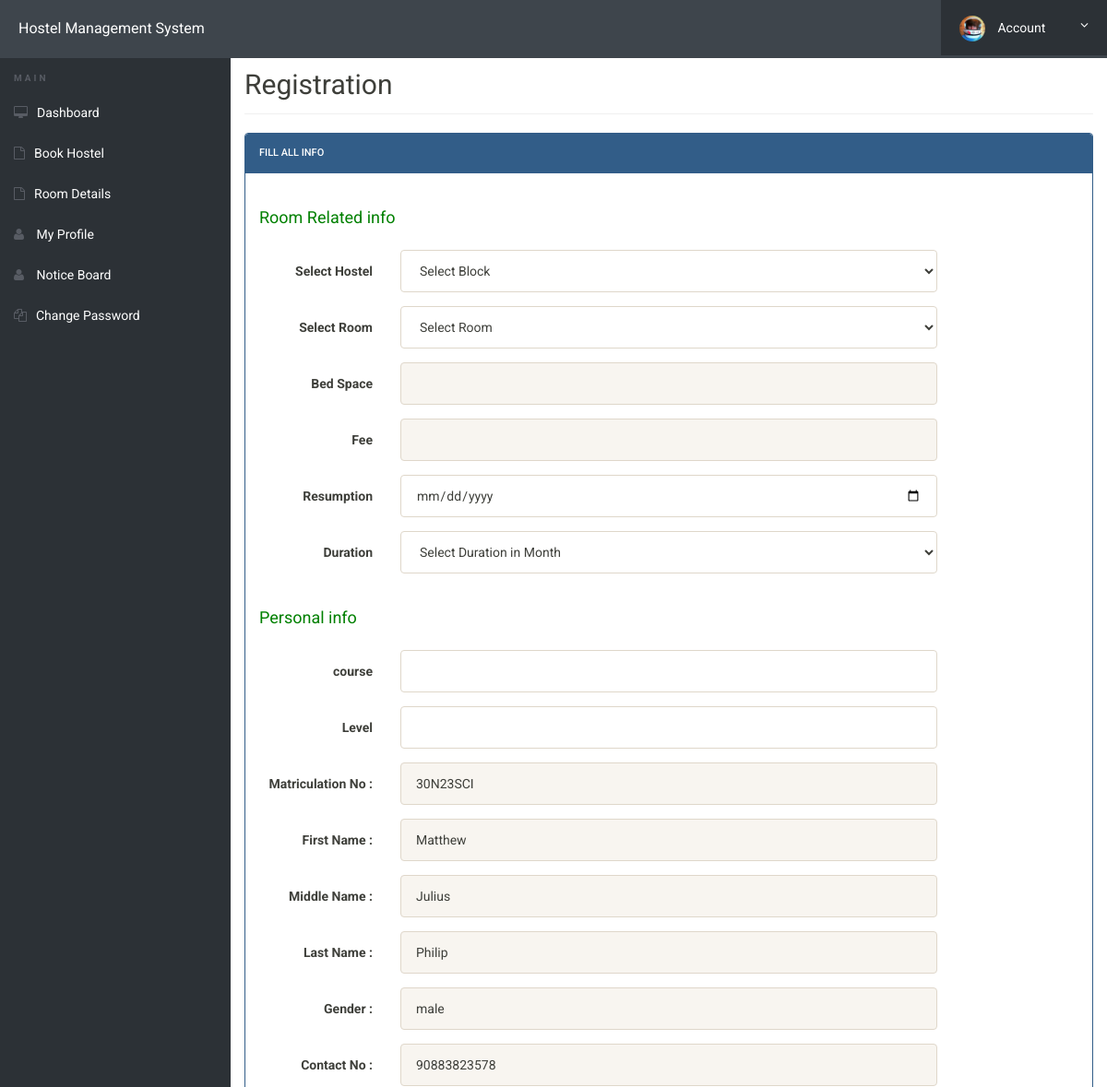
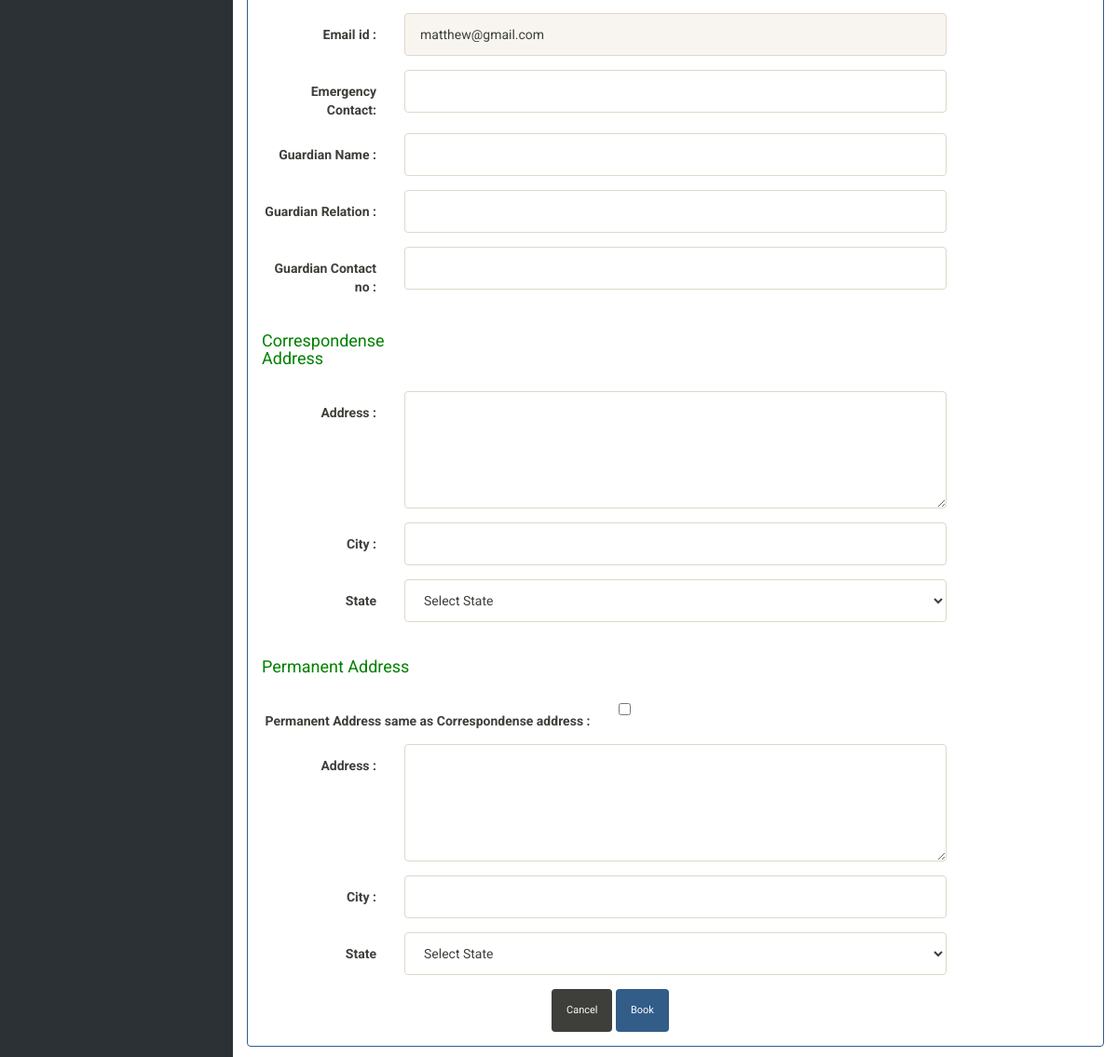
The page /hostel/book-hostel.php (signed in) on the database its author committed (2 pictures, top to bottom).
### tables this page shows
CREATE TABLE `userregistration` (
  `id` int(11) NOT NULL,
  `regNo` varchar(255) DEFAULT NULL,
  `firstName` varchar(255) DEFAULT NULL,
  `middleName` varchar(255) DEFAULT NULL,
  `lastName` varchar(255) DEFAULT NULL,
  `gender` varchar(255) DEFAULT NULL,
  `contactNo` bigint(20) DEFAULT NULL,
  `email` varchar(255) DEFAULT NULL,
  `password` varchar(255) DEFAULT NULL,
  `regDate` timestamp NULL DEFAULT current_timestamp(),
  `updationDate` varchar(45) DEFAULT NULL,
  `passUdateDate` varchar(45) DEFAULT NULL
);

### hostel/book-hostel.php (the view, shortened to what this page needs)
<?php
include('includes/config.php');
?>
<!doctype html>
<html lang="en" class="no-js">
<head>
	<link rel="stylesheet" href="css/font-awesome.min.css">
	<link rel="stylesheet" href="css/bootstrap.min.css">
	<link rel="stylesheet" href="css/dataTables.bootstrap.min.css">>
	<link rel="stylesheet" href="css/bootstrap-social.css">
	<link rel="stylesheet" href="css/bootstrap-select.css">
	<link rel="stylesheet" href="css/fileinput.min.css">
	<link rel="stylesheet" href="css/awesome-bootstrap-checkbox.css">
	<link rel="stylesheet" href="css/style.css">
</head>
<body>
	<?php include('includes/header.php');?>
	<div class="ts-main-content">
		<?php include('includes/sidebar.php');?>
		<div class="content-wrapper">
			<div class="container-fluid">
				<div class="row">
					<div class="col-md-12">
						<h2 class="page-title">Registration </h2>
						<div class="row">
							<div class="col-md-12">
								<div class="panel panel-primary">
									<div class="panel-heading">Fill all Info</div>
									<div class="panel-body">
										<form method="post" action="" class="form-horizontal">
							<?php
$uid=$_SESSION['login'];
							 $stmt=$mysqli->prepare("SELECT emailid FROM registration WHERE emailid=? || regno=? ");
				$stmt->bind_param('ss',$uid,$uid);
				$stmt->execute();
				$stmt -> bind_result($email);
				$rs=$stmt->fetch();
				if($rs)
				{ ?>
			<h3 style="color: red" align="center">Hostel already booked by you</h3>
			<div align="center">
				<div class="col-md-4">&nbsp;</div>
			<div class="col-md-4">
										<div class="panel panel-default">
											<div class="panel-body bk-success text-light">
												<div class="stat-panel text-center">
												<div class="stat-panel-number h1 ">My Room</div>
												</div>
											</div>
											<a href="room-details.php" class="block-anchor panel-footer text-center">See All &nbsp; <i class="fa fa-arrow-right"></i></a>
										</div>
									</div>
								</div>
				<?php }
				else{
							?>
<div class="form-group">
<label class="col-sm-4 control-label"><h4 style="color: green" align="left">Room Related info </h4> </label>
</div>
<div class="form-group">
    <label class="col-sm-2 control-label">Select Hostel</label>
    <div class="col-sm-8">
        <select name="block" id="block" class="form-control" onChange="getRooms(this.value);" required>
            <option value="">Select Block</option>
        </select>
    </div>
</div>
<div class="form-group">
    <label class="col-sm-2 control-label">Select Room</label>
    <div class="col-sm-8">
        <select name="room" id="room" class="form-control" onChange="getBedSpace(this.value);" required>
            <option value="">Select Room</option>
        </select>
    </div>
</div>
<div class="form-group">
    <label class="col-sm-2 control-label">Bed Space</label>
    <div class="col-sm-8">
        <input type="text" name="seater" id="seater" class="form-control" readonly="true">
    </div>
</div>
<div class="form-group">
    <label class="col-sm-2 control-label">Fee</label>
    <div class="col-sm-8">
        <input type="text" name="fpm" id="fpm" class="form-control" readonly="true">
    </div>
</div>
<div class="form-group">
<label class="col-sm-2 control-label">Resumption</label>
<div class="col-sm-8">
<input type="date" name="stayf" id="stayf"  class="form-control" >
</div>
</div>
<div class="form-group">
<label class="col-sm-2 control-label">Duration</label>
<div class="col-sm-8">
<select name="duration" id="duration" class="form-control">
<option value="">Select Duration in Month</option>
</select>
</div>
</div>
<div class="form-group">
	<label class="col-sm-2 control-label"><h4 style="color: green" align="left">Personal info </h4> </label>
</div>
	<div class="form-group">
	<label class="col-sm-2 control-label">course </label>
	<div class="col-sm-8">
	<input name="course" id="course" class="form-control" required>
	</div>
</div>
<div class="form-group">
	<label class="col-sm-2 control-label">Level </label>
	<div class="col-sm-8">
	<input name="level" id="level" class="form-control" required>
	</div>
</div>
<?php
$aid=$_SESSION['id'];
	$ret="select * from userregistration where id=?";
		$stmt= $mysqli->prepare($ret) ;
	 $stmt->bind_param('i',$aid);
	 $stmt->execute() ;
	 $res=$stmt->get_result();
	   while($row=$res->fetch_object())
	  {
	  	?>
<div class="form-group">
<label class="col-sm-2 control-label">Matriculation No : </label>
<div class="col-sm-8">
<input type="text" name="regno" id="regno"  class="form-control" value="<?php echo $row->regNo;?>" readonly >
</div>
</div>
<div class="form-group">
<label class="col-sm-2 control-label">First Name : </label>
<div class="col-sm-8">
<input type="text" name="fname" id="fname"  class="form-control" value="<?php echo $row->firstName;?>" readonly>
</div>
</div>
<div class="form-group">
<label class="col-sm-2 control-label">Middle Name : </label>
<div class="col-sm-8">
<input type="text" name="mname" id="mname"  class="form-control" value="<?php echo $row->middleName;?>"  readonly>
</div>
</div>
<div class="form-group">
<label class="col-sm-2 control-label">Last Name : </label>
<div class="col-sm-8">
<input type="text" name="lname" id="lname"  class="form-control" value="<?php echo $row->lastName;?>" readonly>
</div>
</div>
<div class="form-group">
<label class="col-sm-2 control-label">Gender : </label>
<div class="col-sm-8">
<input type="text" name="gender" value="<?php echo $row->gender;?>" class="form-control" readonly>
</div>
</div>
<div class="form-group">
<label class="col-sm-2 control-label">Contact No : </label>
<div class="col-sm-8">
<input type="text" name="contact" id="contact" value="<?php echo $row->contactNo;?>"  class="form-control" readonly>
</div>
</div>
<div class="form-group">
<label class="col-sm-2 control-label">Email id : </label>
<div class="col-sm-8">
<input type="email" name="email" id="email"  class="form-control" value="<?php echo $row->email;?>"  readonly>
</div>
</div>
<?php } ?>
<div class="form-group">
<label class="col-sm-2 control-label">Emergency Contact: </label>
<div class="col-sm-8">
<input type="text" name="econtact" id="econtact"  class="form-control" required="required">
</div>
</div>
<div class="form-group">
<label class="col-sm-2 control-label">Guardian  Name : </label>
<div class="col-sm-8">
<input type="text" name="gname" id="gname"  class="form-control" required="required">
</div>
</div>
<div class="form-group">
<label class="col-sm-2 control-label">Guardian  Relation : </label>
<div class="col-sm-8">
<input type="text" name="grelation" id="grelation"  class="form-control" required="required">
</div>
</div>
<div class="form-group">
<label class="col-sm-2 control-label">Guardian Contact no : </label>
<div class="col-sm-8">
<input type="text" name="gcontact" id="gcontact"  class="form-control" required="required">
</div>
</div>
<div class="form-group">
<label class="col-sm-3 control-label"><h4 style="color: green" align="left">Correspondense Address </h4> </label>
</div>
<div class="form-group">
<label class="col-sm-2 control-label">Address : </label>
<div class="col-sm-8">
<textarea  rows="5" name="address"  id="address" class="form-control" required="required"></textarea>
</div>
</div>
<div class="form-group">
<label class="col-sm-2 control-label">City : </label>
<div class="col-sm-8">
<input type="text" name="city" id="city"  class="form-control" required="required">
</div>
</div>
<div class="form-group">
<label class="col-sm-2 control-label">State </label>
<div class="col-sm-8">
<select name="state" id="state"class="form-control" required>
<option value="">Select State</option>
</select> </div>
</div>
<div class="form-group">
<label class="col-sm-3 control-label"><h4 style="color: green" align="left">Permanent Address </h4> </label>
</div>
<div class="form-group">
<label class="col-sm-5 control-label">Permanent Address same as Correspondense address : </label>
<div class="col-sm-4">
<input type="checkbox" name="adcheck" value="1"/>
</div>
</div>
<div class="form-group">
<label class="col-sm-2 control-label">Address : </label>
<div class="col-sm-8">
<textarea  rows="5" name="paddress"  id="paddress" class="form-control" required="required"></textarea>
</div>
</div>
<div class="form-group">
<label class="col-sm-2 control-label">City : </label>
<div class="col-sm-8">
<input type="text" name="pcity" id="pcity"  class="form-control" required="required">
</div>
</div>
<div class="form-group">
<label class="col-sm-2 control-label">State </label>
<div class="col-sm-8">
<select name="pstate" id="pstate"class="form-control" required>
<option value="">Select State</option>
</select> </div>
</div>
<div class="col-sm-6 col-sm-offset-4">
<button class="btn btn-default" type="submit">Cancel</button>
<input type="submit" name="submit" Value="Book" class="btn btn-primary">
</div>
</form>
<?php } ?>
									</div>
									</div>
								</div>
							</div>
						</div>
							</div>
						</div>
					</div>
				</div>
</body>
</html>

### hostel/css/style.css (style rules this page uses)
html { font-size: 14px; }
@media only screen and (min-width: 480px) { html { font-size: 17px; } }
@media only screen and (min-width: 768px) { html { font-size: 14px; } }
body { font-size: 1em; }
.btn { font-family: 'Oswald', sans-serif; }
.panel { overflow: hidden; }
.btn { text-transform: none; }
.page-title { padding-bottom: 15px; margin-bottom: 20px; border-bottom: 1px solid #f0f0f0; }
.ts-main-content .content-wrapper { padding-top: 15px; margin-top: 20px; }
@media only screen and (min-width: 992px) { .ts-main-content .content-wrapper { margin-left: 250px; } }

### rows shown on the page
userregistration: regno "30N23SCI", fname "Matthew", mname "Julius", lname "Philip", gender "male", contact "90883823578", email "matthew@gmail.com"
